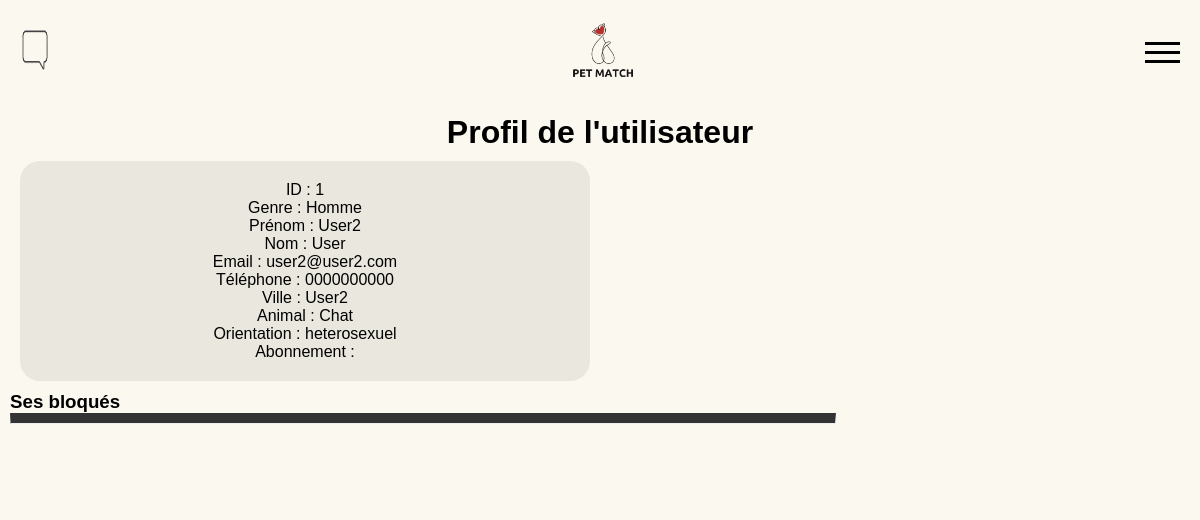
Page /admin/view_profile.php?id=1 (signed in) on the committed database.
### tables this page shows
CREATE TABLE user (
    id INTEGER PRIMARY KEY AUTOINCREMENT,
    gender TEXT NOT NULL,
    firstname TEXT NOT NULL,
    lastname TEXT NOT NULL,
    email TEXT NOT NULL UNIQUE,
    password TEXT NOT NULL,
    phone TEXT NOT NULL,
    city TEXT NOT NULL,
    birthday TEXT NOT NULL,
    orientation TEXT NOT NULL,
    bio TEXT,
    is_admin INTEGER NOT NULL DEFAULT 0,
    blocked INTEGER NOT NULL DEFAULT 0,
    created_at TIMESTAMP DEFAULT CURRENT_TIMESTAMP,
    subscription TEXT,
    dog_breed TEXT NOT NULL
, "photo" TEXT);

### admin/view_profile.php (the view, shortened to what this page needs)
<?php
include '../template/header.php';
if (isset($_GET['id'])) {
    $userId = $_GET['id'];
    try {
        $pdo = new PDO('sqlite:../DB/my_database.db');
        $pdo->setAttribute(PDO::ATTR_ERRMODE, PDO::ERRMODE_EXCEPTION);
        $sql = "SELECT * FROM user WHERE id = ?";
        $stmt = $pdo->prepare($sql);
        $stmt->execute([$userId]);
        $user = $stmt->fetch(PDO::FETCH_ASSOC);
        if ($user) {
            echo '<div class="center"><h1>Profil de l\'utilisateur</h1><div class="card center">';
            echo '<p>ID : ' . htmlspecialchars($user['id']) . '</p>';
            echo '<p>Genre : ' . htmlspecialchars($user['gender']) . '</p>';
            echo '<p>Prénom : ' . htmlspecialchars($user['firstname']) . '</p>';
            echo '<p>Nom : ' . htmlspecialchars($user['lastname']) . '</p>';
            echo '<p>Email : ' . htmlspecialchars($user['email']) . '</p>';
            echo '<p>Téléphone : ' . htmlspecialchars($user['phone']) . '</p>';
            echo '<p>Ville : ' . htmlspecialchars($user['city']) . '</p>';
            echo '<p>Animal : ' . htmlspecialchars($user['dog_breed']) . '</p>';
            echo '<p>Orientation : ' . htmlspecialchars($user['orientation']) . '</p>';
            echo '<p>Abonnement : ' . htmlspecialchars($user['subscription']) . '</p>';
            echo "</div></div>
            <div>
            <h3>Ses bloqués</h3>
            <hr style='border-top: 10px solid #333; width:70%'>
            <br>";
            echo "</div>";
        } else {
            echo 'Utilisateur non trouvé.';
        }
    } catch (Exception $e) {
        echo "Erreur lors de la récupération du profil de l'utilisateur : " . $e->getMessage();
    }
} else {
    echo 'ID d\'utilisateur non fourni.';
}
?>

### css/style.css (style rules this page uses)
* { margin: 0; padding: 0; box-sizing: border-box; }
html { height: 100%; background-color: #FBF9EF; }
body { min-height: 100%; display: block; flex-direction: column; font-family: "Arial", Sans-serif; background-color: #FBF9EF; }
p { color : #000000; }
.center { width: 100%; text-align: center; }
.card { width: calc(100%/2 - 20px); padding: 20px; margin: 10px; background-color: #E9E7DE; border-radius: 20px; }

### rows in the picture
user: id "1", gender "Homme", firstname "User2", lastname "User", email "user2@user2.com", phone "0000000000", city "User2", dog_breed "Chat", orientation "heterosexuel"
